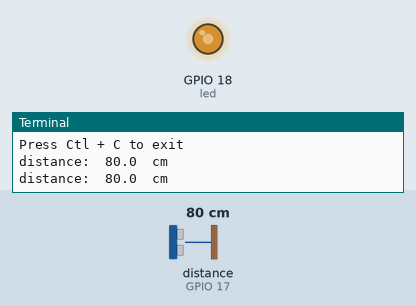
A program run on a simulated Raspberry Pi (BCM pin numbers). On the bench: output pins drawn as LEDs (lit = HIGH), the last lines printed to the terminal. Inputs (shaded band) come from the test bench; at power-on: distance to the obstacle (sensor on GPIO 17) 80 cm. The echo pulse lasts 58.3 µs per cm; the clock reads 2024-03-15 10:24:30 at power-on unless the program sets it; pins used as bus, display or sensor lines are not drawn.

Above: at 1.2 s.
1.3 s: distance to the obstacle (sensor on GPIO 17) set to 2 cm
At 3.1 s:
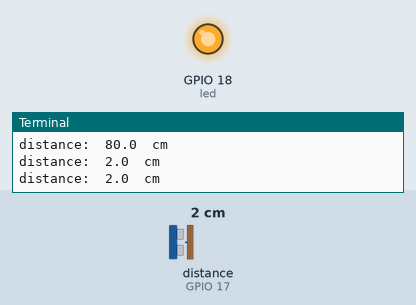
3.4 s: distance to the obstacle (sensor on GPIO 17) set to 120 cm
At 4.7 s:
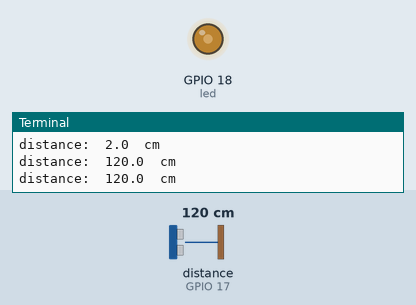
5.0 s: distance to the obstacle (sensor on GPIO 17) set to 4 cm
At 6.3 s:
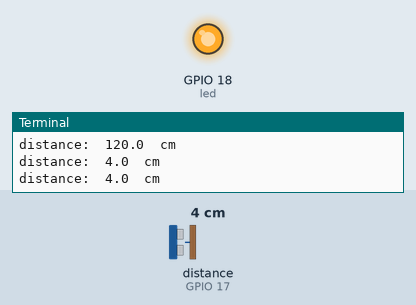
Timing chart, 0 to 8.0 s (numbered marks = the images above; inputs shaded):
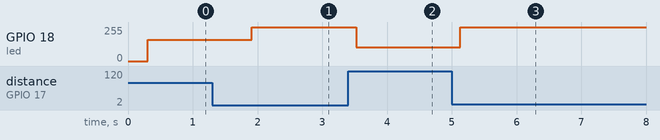

The program:

PWM.py
```python
import RPi.GPIO as GPIO   # Import the GPIO library.
import time               # Import time library

GPIO.setwarnings(False)
GPIO.setmode(GPIO.BCM)  # Set Pi to use GPIO pin numbers ; (GPIO.BOARD) would use the numbers assigned to each GPIO pin

led = 18
trig = 4
echo = 17

#                             key : dict[key]
#                distance (in cm) : led frequency
#  the closer we get to the sensor, the brighter the led ( distance down = led frequency up)
dict = {
         1:100 , 2:100 , 3:100 , 4:100 , 5:100 , 6:99 , 7:99 , 8:99 , 9:99 , 10:98 ,
         11:98 , 12:97 , 13:97 , 14:96 , 15:96 , 16:95 , 17:95 , 18:94 , 19:94 , 20:93 ,
         21:93 , 22:92 , 23:92 , 24:91 , 25:91 , 26:90 , 27:90 , 28:89 , 29:88 , 30:87 ,
         31:87 , 32:86 , 33:86 , 34:85 , 35:85 , 36:84 , 37:84 , 38:83 , 39:83 , 40:82 ,
         41:82 , 42:81 , 43:81 , 44:80 , 45:80 , 46:79 , 47:79 , 48:78 , 49:78 , 50:77 ,
         51:77 , 52:76 , 53:76 , 54:75 , 55:75 , 56:74 , 57:74 , 58:73 , 59:73 , 60:72 ,
         61:72 , 62:71 , 63:71 , 64:70 , 65:70 , 66:69 , 67:69 , 68:68 , 69:68 , 70:67 ,
         71:67 , 72:66 , 73:66 , 74:65 , 75:65 , 76:64 , 77:64 , 78:63 , 79:63 , 80:62 ,
         81:62 , 82:61 , 83:61 , 84:60 , 85:60 , 86:59 , 87:59 , 88:58 , 89:58 , 90:57 ,
         91:57 , 92:56 , 93:55 , 94:54 , 95:54 , 96:53 , 97:53 , 98:52 , 99:52 , 100 :51,
         101:51, 102:50, 103:50, 104:49, 105:49, 106:48, 107:48, 108:47, 109:47, 110:46,
         111:46, 112:45, 113:45, 114:44, 115:44, 116:43, 117:43, 118:42, 119:42, 120:41,
         121:41, 122:40, 123:40, 124:39, 125:39, 126:38, 127:38, 128:37, 129:37, 130:36,
         131:36, 132:35, 133:35, 134:34, 135:34, 136:33, 137:33, 138:32, 139:32, 140:31,
         141:31, 142:30, 143:30, 144:29, 145:29, 146:28, 147:28, 148:27, 149:27, 150:26,
         151:26, 152:25, 153:25, 154:24, 155:24 , 156:23 , 157:23 , 158:22 , 159:22 , 160:21 ,
         161:21 , 162:20 , 163:20 , 164:19 , 165:19 , 166:18 , 167:18 , 168:17 , 169:17 , 170:16 ,
         170:16 , 171:15 , 172:15 , 173:14 , 174:14 , 175:13 , 176:13 , 177:12 , 178:12 , 179:11 , 180:11 ,
         181:10 , 182:10 , 183:9 , 184:9 , 185:8 , 186:8 , 187:7 , 188:7 , 189:6 , 190:6 ,
         191:5 , 192:5 , 193:4 , 194:4 , 195:3 , 196:3 , 197:2 , 198:2 , 199:1 , 200 : 0}

GPIO.setup(led, GPIO.OUT)  # led = our output
pwm = GPIO.PWM(led, 100)   # initialise (channel, frequency)


# main loop of program
x = 0                              # set x variable to 0 for 0%
print("Press Ctl + C to exit")
pwm.start(0)                      # Start PWM with 0% duty cycle

try:
  while True:
    GPIO.setup(trig, GPIO.OUT)
    GPIO.setup(echo, GPIO.IN)


    GPIO.output(trig, False)
    time.sleep(0.2)

    GPIO.output(trig, True)
    time.sleep(0.00001)
    GPIO.output(trig, False)
    while GPIO.input(echo)==0:
        pulse_start = time.time()

    while GPIO.input(echo)==1:
        pulse_end = time.time()
    pulse_duration = pulse_end - pulse_start
    distance = pulse_duration * 17150
    distance = round(distance, 0)
    print("distance: ", distance, " cm")
    time.sleep(0.1)


    for key in dict:
        if distance == key:
            pwm.ChangeDutyCycle(dict[key])
            time.sleep(0.5)


except KeyboardInterrupt:
  print("Ctl + C pressed - ending program")


pwm.stop()                         # stop PWM
GPIO.cleanup()                     # resets GPIO ports used back to input mode


# this code is for a pulsing LED

    #for x in range(0, 101, 5):    # Loop 0 to 100 stepping dc by 5 each loop
     # pwm.ChangeDutyCycle(x)
      #time.sleep(0.05)             # wait .05 seconds at current LED brightness
      #print(dc)
    #for x in range(95, 0, -5):    # Loop 95 to 5 stepping dc down by 5 each loop
     # pwm.ChangeDutyCycle(x)
      #time.sleep(0.05)             # wait .05 seconds at current LED brightness
      #print(dc)
```

Measured:
- after the input at 1.3 s, GPIO 18 (led): 158/255 → 255/255 after 0.61 s
- after the input at 3.4 s, GPIO 18 (led): 255/255 → 105/255 after 0.12 s
- after the input at 5.0 s, GPIO 18 (led): 105/255 → 255/255 after 0.13 s
